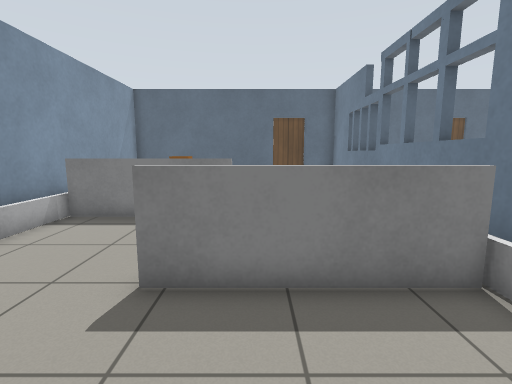
view 1 (above)

16 first-person views from a walk through a Gazebo world. The camera is 1.1 m above the floor, tilts 8° down and sees 85° across. The floor is counted in squares, 0.5 m on a side. Each view is taken from the middle of a square. On the plan, view 1 faces up. The plan holds only what a view shows up to about 17 squares ahead; the rest is blank. Robots are left out. Gazebo's built-in surfaces are drawn with simple patterns.

view 2
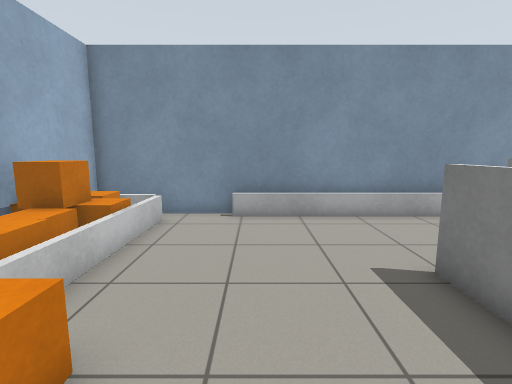

view 3
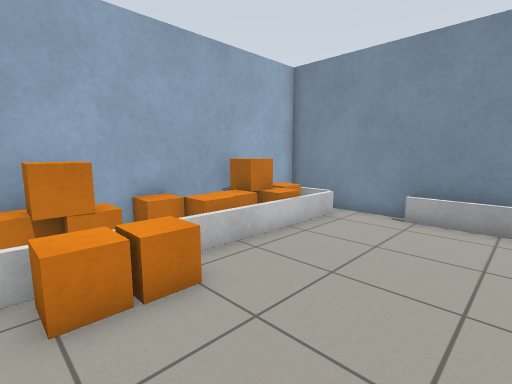

view 4
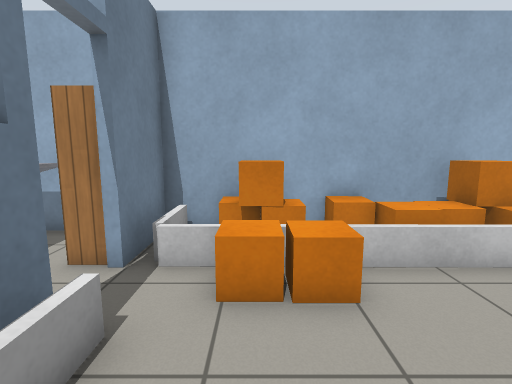

view 5
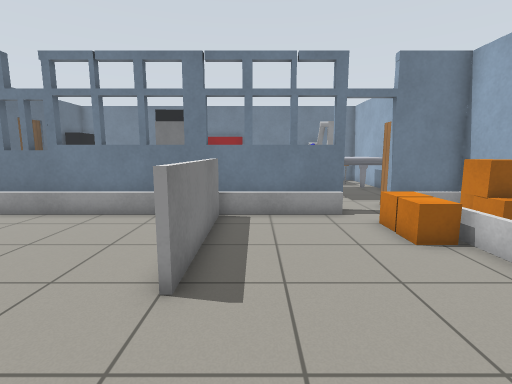

view 6
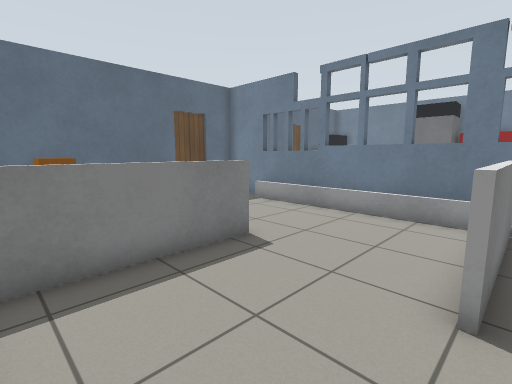

view 7
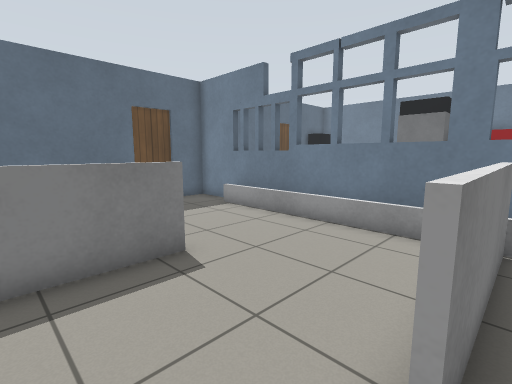

view 8
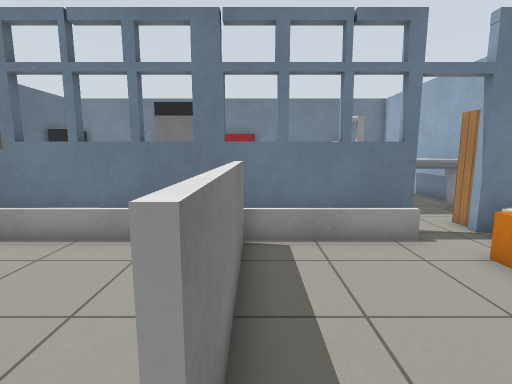

view 9
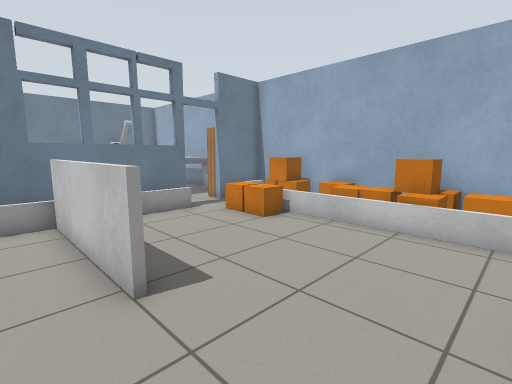

view 10
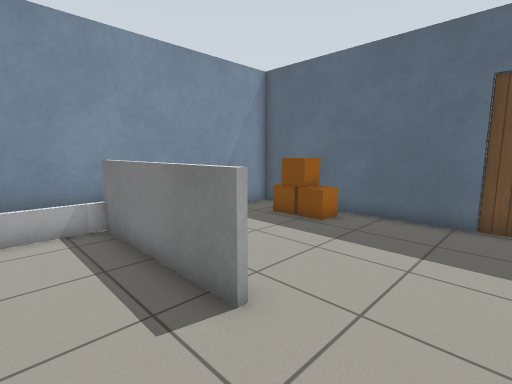

view 11
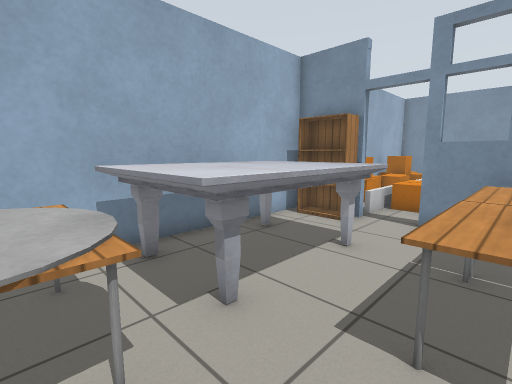

view 12
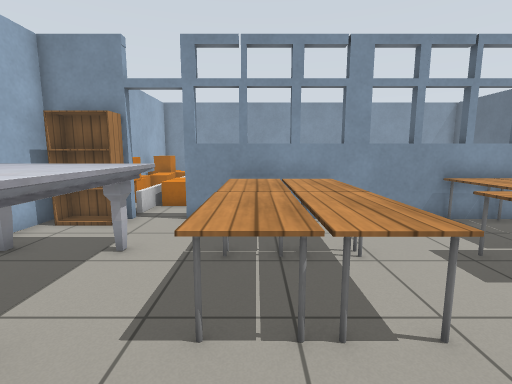

view 13
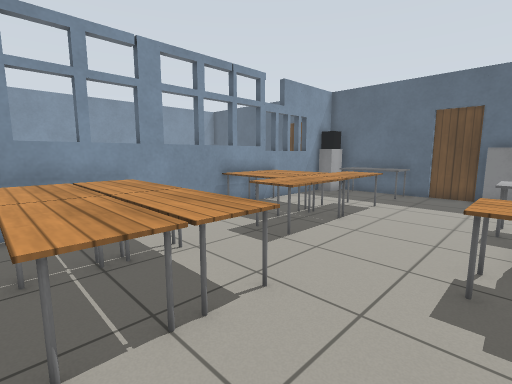

view 14
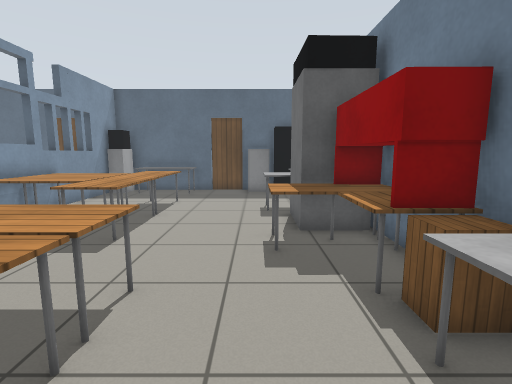

view 15
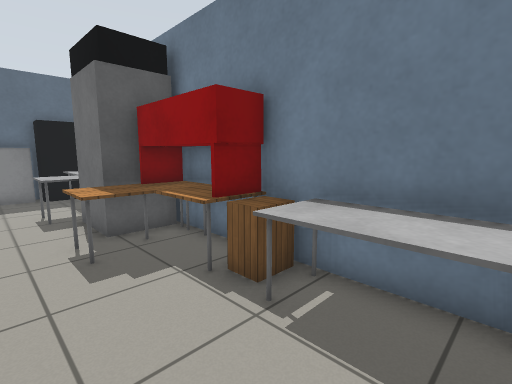

view 16
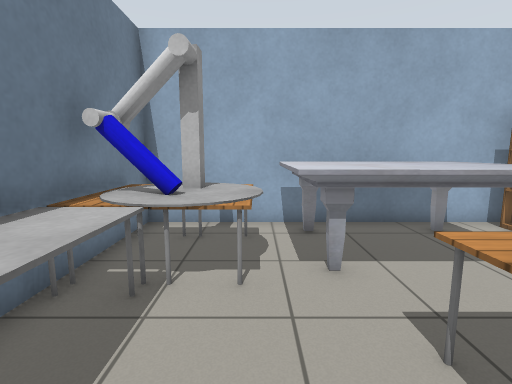

### Floor plan
Key: @ floor where view 1 was taken; # wall or solid block; . floor; D open door; = window, fence, low wall or low ledge; L door leaf; F fence; T table; B orange box; K bookshelf; M marble table; A black box; G grey box; R red box; W white box; E wooden box; O other object.
Columns run from 7 left of view 1 to 17 right of it. Each row starts with its distance up from view 1.
 17 ########DL########LD##
 16 #.BBB.......AATTT...WWAA
 15 #.BBB.......#.TTT.....A
 14 # .........F#.........O
 13 F .........F#.........O
 12 F  ........F#..TT....T
 11 F   .......FTTTTT....TTT
 10 F .........F#TTTT.....G
  9 F======....FTTTTT.....A
  8 F..........F#TTTT.....GG#
  7 F..........F# .TT....TTR#
  6 F..........F# .......TTR#
  5 F..........F# ........TR#
  4 F....======F#TTTTTT...TE#
  3 F..........F#TTTTTT...EE#
  2 F..........F#TTTTTT...TT#
  1 F..........F#TTTTTT...TT#
  0 #......@...F#........OTT#
 -1 #.......BB....MMMMMMTOOT#
 -2 #FFBBFFFBBBF..MMMMMMOOOT#
 -3 #FBBBBB.BB.FK.MMMMMMTTTT
 -4 #FBBBBBBBBBF#.MMMMMM...#
 -5 ########################

Where each view was taken, in squares from view 1:
view 1: 0 up, 0 right, facing up
view 2: 1 up, 3 right, facing left
view 3: 3 up, 3 right, facing down-left
view 4: 3 up, 2 right, facing down
view 5: 3 up, 6 left, facing right
view 6: 4 up, 6 left, facing up-right
view 7: 4 up, 4 left, facing up-right
view 8: 4 up, 3 left, facing right
view 9: 6 up, 6 left, facing down-right
view 10: 7 up, 2 right, facing up-left
view 11: 2 up, 14 right, facing down-left
view 12: 2 up, 14 right, facing left
view 13: 1 up, 14 right, facing up-left
view 14: 0 up, 13 right, facing up
view 15: 0 up, 12 right, facing up-right
view 16: 4 up, 13 right, facing down
